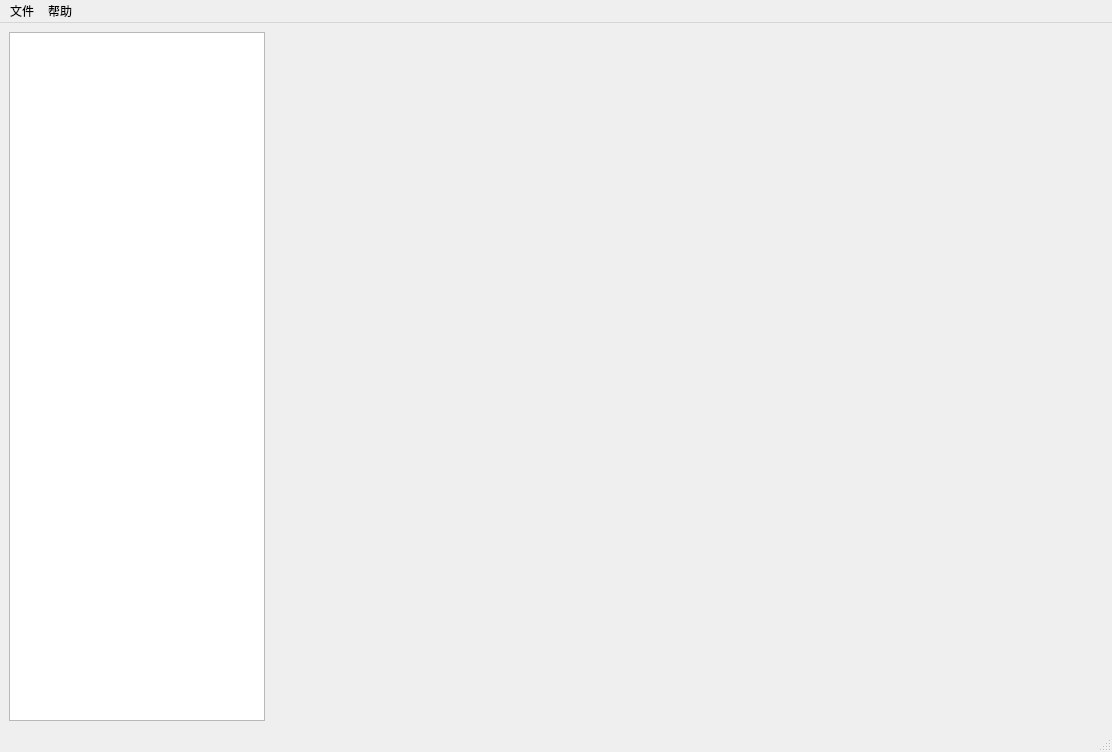
<?xml version="1.0" encoding="UTF-8"?>
<ui version="4.0">
 <class>MainWindow</class>
 <widget class="QMainWindow" name="MainWindow">
  <property name="geometry">
   <rect>
    <x>0</x>
    <y>0</y>
    <width>1112</width>
    <height>752</height>
   </rect>
  </property>
  <property name="windowTitle">
   <string>MainWindow</string>
  </property>
  <widget class="QWidget" name="centralwidget">
   <layout class="QVBoxLayout" name="verticalLayout">
    <item>
     <layout class="QHBoxLayout" name="horizontalLayout">
      <item>
       <widget class="QListWidget" name="listWidget">
        <property name="sizePolicy">
         <sizepolicy hsizetype="Fixed" vsizetype="Preferred">
          <horstretch>0</horstretch>
          <verstretch>0</verstretch>
         </sizepolicy>
        </property>
       </widget>
      </item>
      <item>
       <widget class="QStackedWidget" name="stackedWidget"/>
      </item>
     </layout>
    </item>
   </layout>
  </widget>
  <widget class="QMenuBar" name="menubar">
   <property name="geometry">
    <rect>
     <x>0</x>
     <y>0</y>
     <width>1112</width>
     <height>23</height>
    </rect>
   </property>
   <widget class="QMenu" name="menu">
    <property name="title">
     <string>文件</string>
    </property>
   </widget>
   <widget class="QMenu" name="menu_2">
    <property name="title">
     <string>帮助</string>
    </property>
   </widget>
   <addaction name="menu"/>
   <addaction name="menu_2"/>
  </widget>
  <widget class="QStatusBar" name="statusbar"/>
 </widget>
 <resources>
  <include location="../src/resource/mhs.qrc"/>
 </resources>
 <connections/>
</ui>
